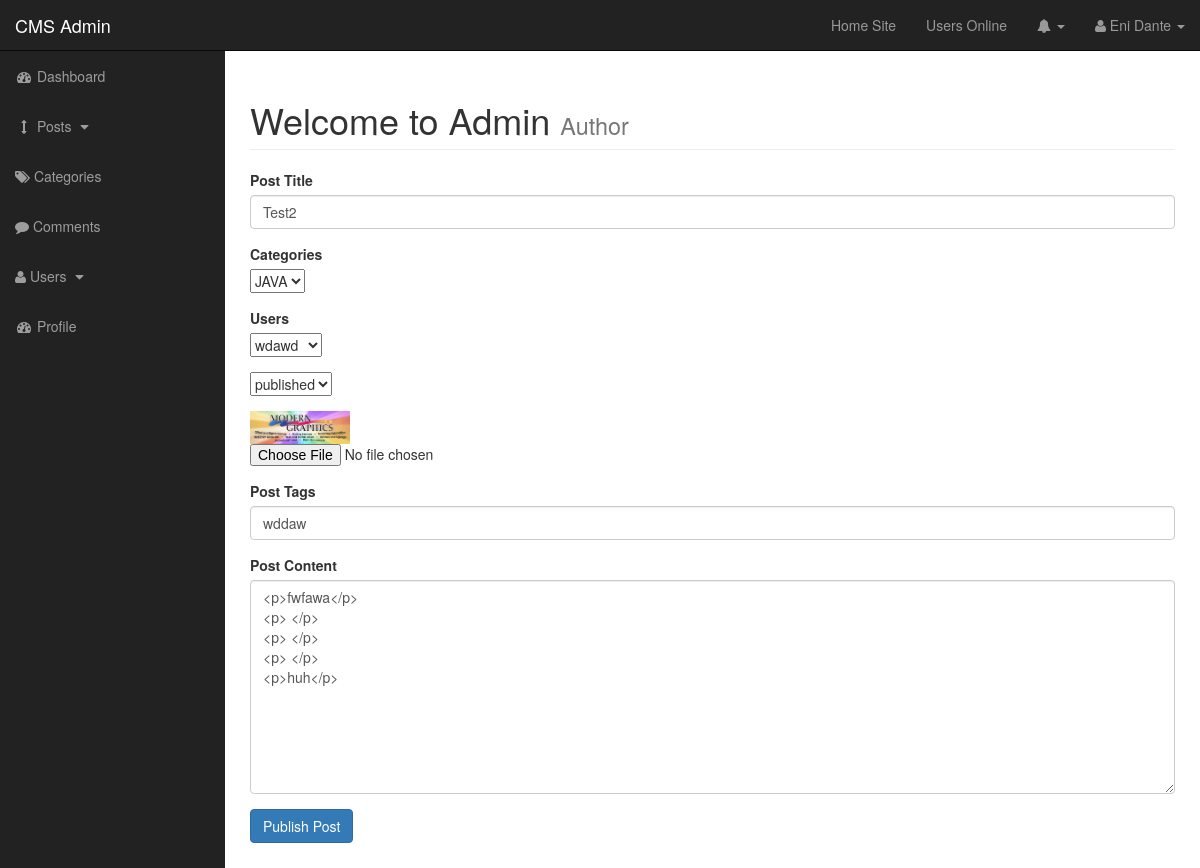
The page /admin/posts.php?source=edit_post&p_id=65 (signed in) on the database its author committed.
### tables this page shows
CREATE TABLE `posts` (
  `post_id` int(3) NOT NULL,
  `post_category_id` int(3) NOT NULL,
  `post_title` varchar(255) NOT NULL,
  `post_author` varchar(255) DEFAULT NULL,
  `post_user` varchar(255) NOT NULL,
  `post_date` date NOT NULL,
  `post_image` text NOT NULL,
  `post_content` text NOT NULL,
  `post_tags` varchar(255) NOT NULL,
  `post_comment_count` int(11) DEFAULT '0',
  `post_status` varchar(255) NOT NULL DEFAULT 'draft',
  `post_views_count` int(11) NOT NULL DEFAULT '0'
);

### admin/includes/edit_post.php (the view, shortened to what this page needs)
<?php
	if(isset($_GET['p_id'])){
		$the_post_id = $_GET['p_id'];
	}
            $query = "SELECT * FROM posts WHERE post_id = $the_post_id ";
	    $select_posts_by_id = mysqli_query($connection,$query);
                while($row = mysqli_fetch_assoc($select_posts_by_id)){
                    $post_title = $row['post_title'];
                    $post_category_id = $row['post_category_id'];
                    $post_status = $row['post_status'];
                    $post_image = $row['post_image'];
                    $post_content = $row['post_content'];
                    $post_tags = $row['post_tags'];
            }
?>
<form action="" method="post" enctype="multipart/form-data">
	<div class="form-group">
		<label for="title">Post Title</label>
		<input value = "<?php echo $post_title;?>" type="text" name="post_title" class="form-control">
	</div>
        <label for="categories">Categories</label>
	<div class="form-group">
		<select name="post_category" id="">
                    <?php
                        $query = "SELECT * FROM categories";
                        $select_categories = mysqli_query($connection,$query);
                            while($row = mysqli_fetch_assoc($select_categories)){
                              $cat_id = $row['cat_id'];
                              $cat_title = $row['cat_title'];
                                if($cat_id == $post_category_id){
                                    echo "<option selected value = '$cat_id'>{$cat_title}</option>";
                                }else{
                                    echo "<option value = '$cat_id'>{$cat_title}</option>";
                                }
                            }
                    ?>
		</select>
	</div>
        <label for="users">Users</label>
        <div class="form-group">
            <select name="post_user" id="">
            </select>
        </div>
	<div class="form-group">
            <select name="post_status" id="">
                <?php
                echo "<option value = '{$post_status}'>{$post_status}</option>";
                ?>
            </select>
	</div>
	<div class="form-group">
		<img width = "100" src="../images/<?php echo $post_image; ?> " alt="">
		<input type="file" name="image">
	</div>
	<div class="form-group">
		<label for="post_tags">Post Tags</label>
		<input value = "<?php echo $post_tags;?>" type="text" name="post_tags" class="form-control">
	</div>
	<div class="form-group">
		<label for="post_content">Post Content</label>
		<textarea class="form-control" name="post_content" id="" cols="30" rows="10"><?php echo $post_content; ?></textarea>
	</div>
	<div class="form-group">
		<input  type="submit" name="update_post" class="btn btn-primary" value="Publish Post">
	</div>
</form>

### admin/css/sb-admin.css (style rules this page uses)
body { margin-top: 100px; background-color: #222; }
@media (min-width:768px) { body { margin-top: 50px; } }

### rows shown on the page
posts: post_title "Test2", post_status "published", post_image (placeholder picture), post_tags "wddaw", post_content "<p>fwfawa</p> <p> </p> <p> </p> <p> </p> <p>huh</p>"

### other values the page prints
$_SESSION['user_firstname'] "Eni"
$_SESSION['user_lastname'] "Dante"
form field post_category "JAVA"
form field post_user "wdawd"
